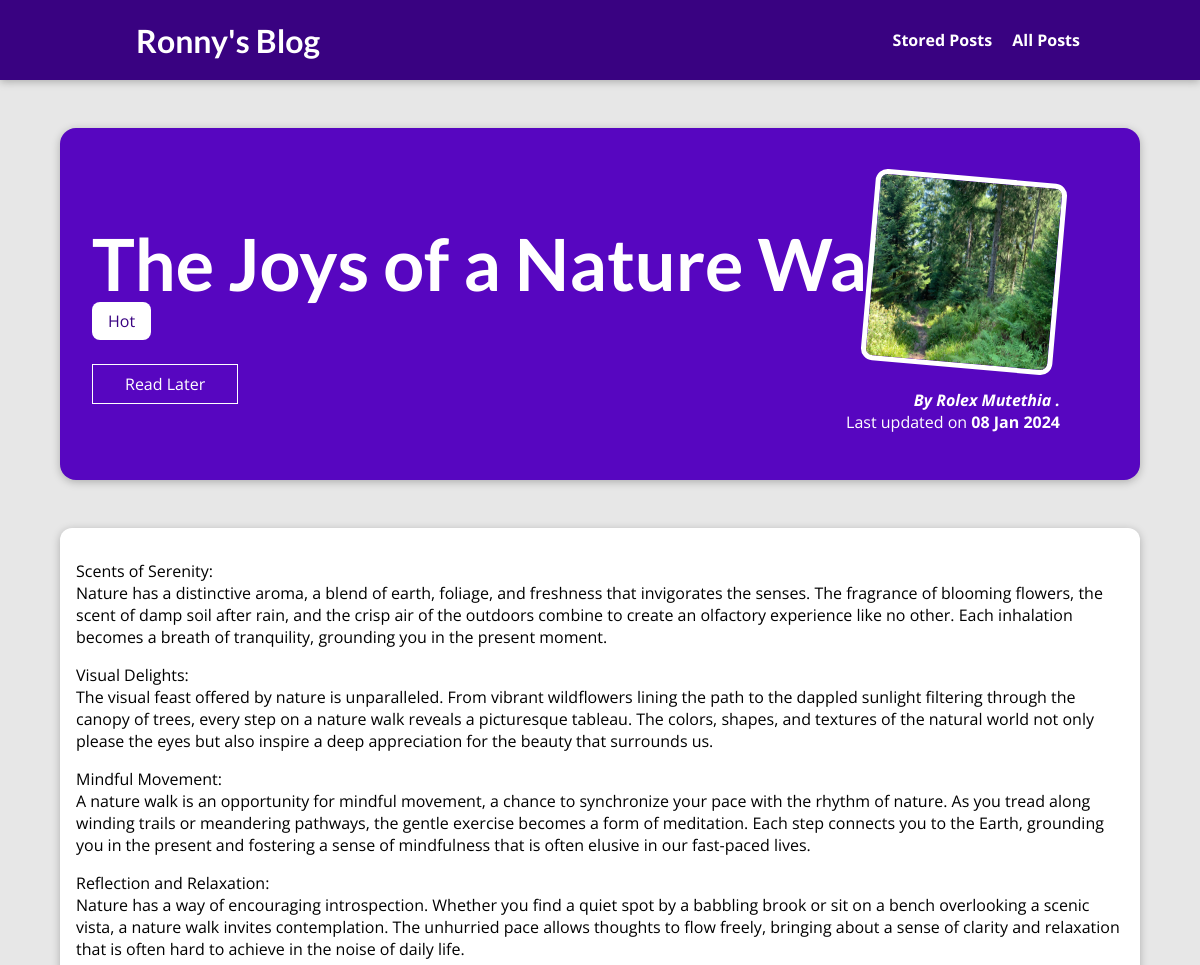
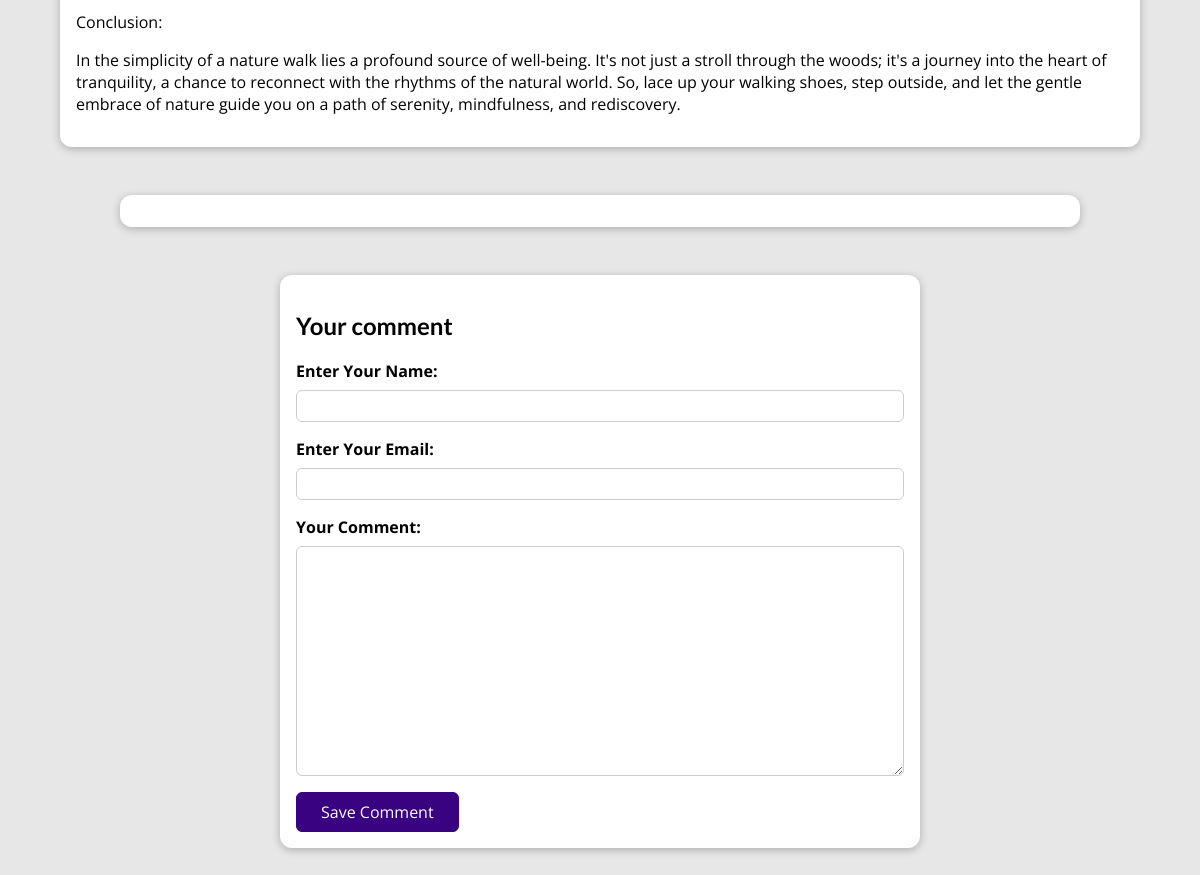
The app's page /posts/the-joys-of-a-nature-walk with its own data (2 pictures, top to bottom).
### blog/models.py (models this page shows, shortened)
class Post(models.Model):
    title=models.CharField(max_length =150)
    excerpt=models.CharField(max_length =200)
    image = models.ImageField(upload_to="posts",null =True)
    date=models.DateField(auto_now=True)
    slug=models.SlugField(unique=True,db_index=True)
    content=models.TextField(validators=[MinLengthValidator(10)])
    author=models.ForeignKey(
        Author,on_delete=models.SET_NULL,related_name="posts",null=True
    )
    tags=models.ManyToManyField(Tag)

class Tag(models.Model):
    caption=models.CharField(max_length=20)

class Author(models.Model):
    first_name = models.CharField(max_length=100)
    last_name = models.CharField(max_length=100)
    email_address = models. EmailField()
    def full_name(self):
        return f"{self.first_name} {self.last_name} ."
    def __str__(self):
        return self.full_name()

### blog/views.py (the view)
# urls.py: path("posts/<slug:slug>", views.SinglePostView.as_view(), name="detailpage"),
class SinglePostView(View):
    template_name = "blog/post-detail.html"
    model = Post
    def is_stored_post(self, request, post_id):
        stored_posts = request.session.get("stored_posts")
        if stored_posts is not None:
            is_saved = post_id in stored_posts
        else:
            is_saved = False
        return is_saved
    def get(self, request, slug):
        post = Post.objects.get(slug=slug)
        return render(request, "blog/post-detail.html", {
            "post": post,
            "post_tags": post.tags.all(),
            "comment_form": CommentForm(),
            "comments": post.comments.all().order_by("-id"),
            "saved_for_later": self.is_stored_post(request, post.id)
        })
    def post(self, request, slug):
        comment_form = CommentForm(request.POST)
        post = Post.objects.get(slug=slug)
        if comment_form.is_valid():
            comment = comment_form.save(commit=False)
            comment.post = post
            comment.save()
            return HttpResponseRedirect(reverse("detailpage", args=[slug]))
        return render(request, "blog/post-detail.html", {
            "post": post,
            "post_tags": post.tags.all(),
            "comment_form": comment_form,
            "comments": post.comment.all().order_by("-id"),
            "saved_for_later": self.is_stored_post(request, post.id)
        })

### blog/forms.py
class CommentForm(forms.ModelForm):
    class Meta:
        model = Comment
        exclude = ["post"]
        labels = {
            "user_name":"Enter Your Name",
            "user_email":   "Enter Your Email",
            "text":"Your Comment"
        }

### blog/templates/blog/post-detail.html (shortened to what this page needs)
{% extends "root.html" %}
{% load static %}
{% block css_files %}
<link rel="stylesheet" href="{% static "blog/post-detail.css" %}"/>
{% endblock css_files %}
{% block content %}
<section id="summary">
  <h2>{{post.title}}</h2>
  <div>
    {% for tag in post_tags  %}
    <span class="tag">{{tag.caption}}</span>
    {% endfor %}
  </div>
  <div id="read-later">
    <form action="{% url "read-later" %}" method="POST">
    <button>
      {% if saved_for_later %}
      Remove
      {% else %}
      Read Later
      {% endif %}
    </button>
    </form>
  </div>
  <article>
    <img src="{{post.image.url}}" alt={{post.title}} />
    <address>By <a href="mailto:{{post.author.email_address}}">{{post.author}}</a></address>
    <div>Last updated on <time>{{post.date|date:"d M Y"}}</time></div>
  </article>
</section>
<main>
  <p>
    {{post.content|linebreaks}}
  </p>
</main>
<section id="comments">
</section>
<section id="comment-form">
  <h2>Your comment</h2>
  <form action="{% url "detailpage" post.slug %}" method="POST">
    {% for form_field in comment_form %}
    <div class="form-control {% if form_field.errors %}invalid{% endif %}">
      {{form_field.label_tag}}
      {{form_field}}
    </div>
    {% endfor %}
    <button>Save Comment</button>
  </form>
</section>
{% endblock content %}

### static/app.css (style rules this page uses)
* { box-sizing: border-box; }
html { font-family: 'Open Sans', 'Lato', sans-serif; }
body { margin: 0; }
h1, h2, h3 { font-family: 'Lato', sans-serif; font-weight: bold; }

### blog/static/blog/post-detail.css (style rules this page uses)
body { background-color: #e7e7e7; }
#summary { margin: 8rem auto 3rem auto; padding: 2rem; width: 90%; max-width: 90rem; border-radius: 16px; background-color: #5706c0; position: relative; box-shadow: 0 2px 8px rgba(0, 0, 0, 0.25); height: 22rem; }
#summary h2 { color: white; font-size: 4.5rem; margin-bottom: 0.25rem; }
#summary article { position: absolute; top: 2rem; right: 3rem; padding: 1rem 2rem; border-radius: 12px; text-align: right; color: white; }
#summary article img { width: 12rem; height: 12rem; border-radius: 12px; transform: rotateZ(5deg); border: 5px solid white; margin-bottom: 1rem; }
#summary address { font-weight: bold; }
#summary a { color: white; text-decoration: none; }
#summary time { font-weight: bold; }
#read-later { margin: 2rem 0; }
#read-later button { background-color: transparent; border: 1px solid white; padding: 0.5rem 2rem; font: inherit; color: white; cursor: pointer; }
main { width: 90%; max-width: 90rem; margin: 3rem auto; background-color: white; padding: 1rem; border-radius: 12px; box-shadow: 0 2px 8px rgba(0, 0, 0, 0.25); }
.tag { background-color: white; color: #390281; padding: 0.5rem 1rem; border-radius: 8px; }
#comment-form { margin: 3rem auto; width: 90%; max-width: 40rem; border-radius: 12px; background-color: white; box-shadow: 0 2px 8px rgba(0, 0, 0, 0.25); padding: 1rem; }
#comment-form button { font: inherit; background-color: #390281; color: white; border: 1px solid #390281; padding: 0.5rem 1.5rem; border-radius: 6px; cursor: pointer; }
.form-control { margin-bottom: 1rem; }
.form-control label { font-weight: bold; margin-bottom: 0.5rem; display: block; }
.form-control input, .form-control textarea { display: block; width: 100%; font: inherit; padding: 0.25rem; border-radius: 6px; border: 1px solid #ccc; }
#comments { margin: 3rem auto; width: 90%; max-width: 60rem; border-radius: 12px; background-color: white; box-shadow: 0 2px 8px rgba(0, 0, 0, 0.25); padding: 1rem 2rem; }

### records on screen
Post: title "The Joys of a Nature Walk", image (picture), author "Rolex Mutethia .", date "08 Jan 2024", content "Scents of Serenity: Nature has a distinctive aroma, a blend of earth, foliage, and freshness that invigorates the senses. The fragrance of blooming flowers, the scent of damp soil after rain, and the crisp air of the outdoors combine to create an olfactory experience like no other. Each inhalation becomes a breath of tranquility, grounding you in the present moment. Visual Delights: The visual feast offered by nature is unparalleled. From vibrant wildflowers lining the path to the dappled sunlight filtering through the canopy of trees, every step on a nature walk reveals a picturesque tableau. The colors, shapes, and textures of the natural world not only please the eyes but also inspire a…"
Tag: caption "Hot"
